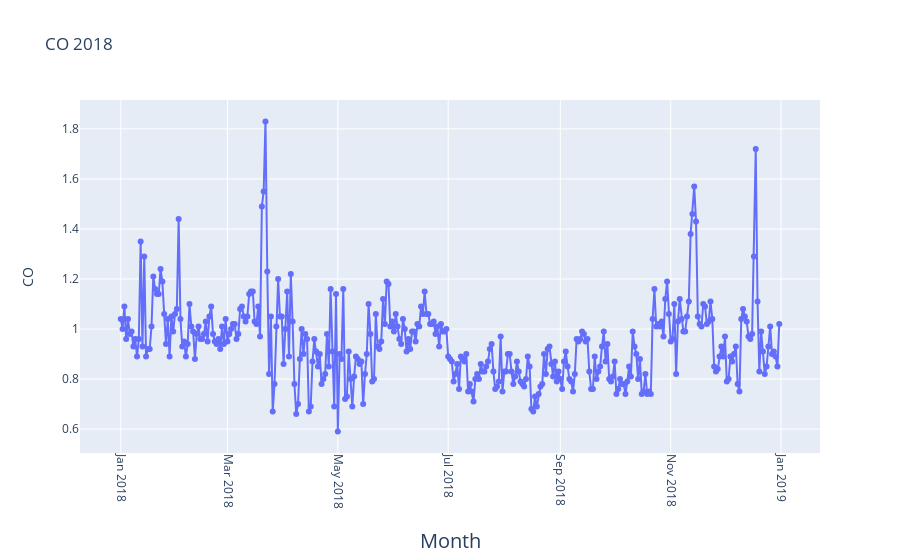

The notebook cell saved with this chart:
### Code cell
#2018
fig = go.Figure(go.Scatter(
    mode = "lines+markers",
    y = aqi_level_18.iloc[:,2],
    x = aqi_level_18.iloc[:,1]))
fig.update_xaxes(
        tickangle = 90,
        title_text = "Month",
        title_font = {"size": 20},
        title_standoff = 25)

fig.update_yaxes(
        title_text = "CO",
        title_standoff = 25)
fig.update_layout(title_text="CO 2018")

fig.show()

### Figure 1 — Plotly figure (JSON) as saved in the notebook; plotly's stock layout.template omitted (floating-point values rounded to 4 significant figures; data arrays with more than 128 entries replaced by an {"elided": "..."} marker saying what was removed)
{"data": [{"mode": "lines+markers", "type": "scatter", "x": {"elided": "365 str values"}, "y": {"elided": "365 float values"}}], "layout": {"title": {"text": "CO 2018"}, "xaxis": {"tickangle": 90, "title": {"font": {"size": 20}, "standoff": 25, "text": "Month"}}, "yaxis": {"title": {"standoff": 25, "text": "CO"}}}}
